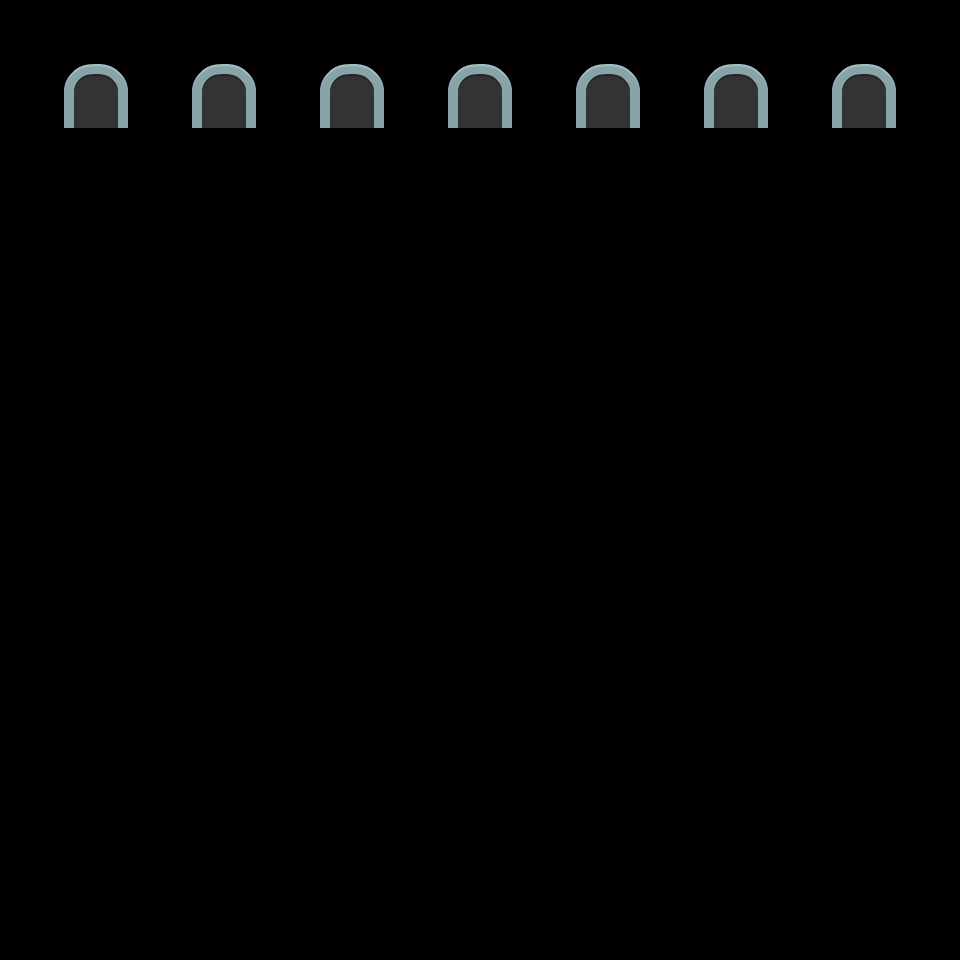

Below is a game level as drawn by its tile map, then a one-line description and the .tmx that defines it (tile-layer data replaced by summaries):
An orthogonal 15x15 tile map with 64x64 px tiles, 1 tile layer (Finish3), 6 hidden layers not drawn and 2 objects.

<map version="1.4" tiledversion="1.4.3" orientation="orthogonal" renderorder="right-down" width="15" height="15" tilewidth="64" tileheight="64" infinite="0" nextlayerid="9" nextobjectid="1">
 <tileset firstgid="1" name="FroggerTiles" tilewidth="64" tileheight="64" tilecount="13" columns="0">
  <grid orientation="orthogonal" width="1" height="1" />
  <tile id="0">
   <image width="64" height="64" source="sprites/platformPack_tile004.png" />
  </tile>
  <tile id="1">
   <image width="64" height="64" source="sprites/platformPack_tile011.png" />
  </tile>
  <tile id="2">
   <image width="64" height="64" source="sprites/platformPack_tile012.png" />
   <objectgroup draworder="index" id="2">
    <object id="2" x="62" y="-0.25" width="1.75" height="64.25" />
   </objectgroup>
  </tile>
  <tile id="3">
   <image width="64" height="64" source="sprites/platformPack_tile016.png" />
  </tile>
  <tile id="4">
   <image width="64" height="64" source="sprites/platformPack_tile017.png" />
  </tile>
  <tile id="5">
   <image width="64" height="64" source="sprites/platformPack_tile023.png" />
  </tile>
  <tile id="6">
   <image width="64" height="64" source="sprites/platformPack_tile024.png" />
   <objectgroup draworder="index" id="3">
    <object id="4" x="0.25" y="-0.25" width="2.5" height="64.5" />
   </objectgroup>
  </tile>
  <tile id="7">
   <image width="64" height="64" source="sprites/platformPack_tile039.png" />
  </tile>
  <tile id="8">
   <image width="64" height="64" source="sprites/platformPack_tile040.png" />
  </tile>
  <tile id="9">
   <image width="64" height="64" source="sprites/platformPack_tile041.png" />
  </tile>
  <tile id="10">
   <image width="64" height="64" source="sprites/platformPack_tile048.png" />
  </tile>
  <tile id="11">
   <image width="64" height="64" source="sprites/platformPack_tile057.png" />
  </tile>
  <tile id="12">
   <image width="64" height="64" source="sprites/rank000.png" />
  </tile>
 </tileset>
 <layer id="6" name="Walls" width="15" height="15" visible="0">
  <data>[225 cells, 43 non-empty, 3 distinct tile ids]</data>
 </layer>
 <layer id="1" name="Background" width="15" height="15" visible="0">
  <data>[225 cells, 120 non-empty, 3 distinct tile ids]</data>
 </layer>
 <layer id="2" name="Foreground" width="15" height="15" visible="0">
  <data>[225 cells, 14 non-empty, 1 distinct tile ids]</data>
 </layer>
 <layer id="5" name="Water" width="15" height="15" visible="0">
  <data>[225 cells, 105 non-empty, 2 distinct tile ids]</data>
 </layer>
 <layer id="4" name="Finish1" width="15" height="15" visible="0">
  <data>[225 cells, 3 non-empty, 1 distinct tile ids]</data>
 </layer>
 <layer id="7" name="Finish2" width="15" height="15" visible="0">
  <data>[225 cells, 5 non-empty, 1 distinct tile ids]</data>
 </layer>
 <layer id="8" name="Finish3" width="15" height="15">
  <data>[225 cells, 7 non-empty, 1 distinct tile ids]</data>
 </layer>
</map>
